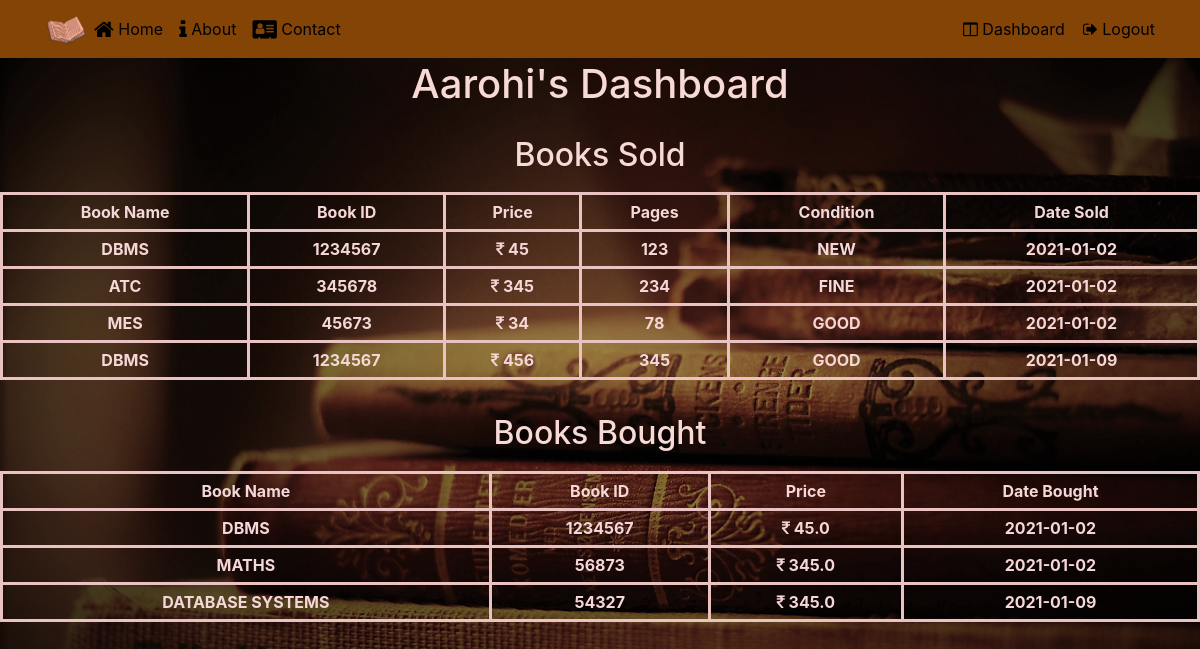
The page /dashboard (signed in) on the database its author committed.
### app.py (models this page shows)
class User(UserMixin, db.Model):
    __tablename__ = "user"
    id = db.Column(db.Integer, primary_key=True) # primary keys are required by SQLAlchemy
    email = db.Column(db.String(100), unique=True)
    password = db.Column(db.String(100))
    name = db.Column(db.String(1000))
    books = db.relationship('Book', backref='user') #one to many relationship with Book table
    transactions = db.relationship('Transaction', backref='user') #one to many relationship with Transaction table
    ratings = db.relationship('Rating', backref='user') #one to many relationship with Rating table
    book_complaints = db.relationship('Book_Complaints', backref='user') #one to many relationship with Rating table

class Transaction(UserMixin, db.Model):
    __tablename__ = "transaction"
    id = db.Column(db.Integer, primary_key=True)
    seller_id = db.Column(db.Integer, nullable=False)
    title = db.Column(db.String(1000))
    isbn = db.Column(db.String(1000))
    price = db.Column(db.Integer)
    pages = db.Column(db.Integer)
    condition = db.Column(db.String(1000))
    buyer_id = db.Column(db.Integer, db.ForeignKey('user.id'), nullable=False)
    book_id = db.Column(db.Integer, nullable=False)
    amt_sold_for = db.Column(db.Float, nullable=False)
    date_added = db.Column(db.DateTime, default=datetime.utcnow)
    order_date = db.Column(db.DateTime, nullable=False, default=datetime.utcnow)

class Book(UserMixin, db.Model):
    __tablename__ = "book"
    id = db.Column(db.Integer, primary_key=True)
    seller_id = db.Column(db.Integer, db.ForeignKey('user.id'), nullable=False)
    title = db.Column(db.String(1000))
    isbn = db.Column(db.String(1000))
    price = db.Column(db.Integer)
    pages = db.Column(db.Integer)
    condition = db.Column(db.String(1000))
    date_added = db.Column(db.DateTime, default=datetime.utcnow)
    book_transactions = db.relationship('User', backref='book')
    book_complaints = db.relationship('Book_Complaints', backref='book', cascade="all, delete-orphan")

### app.py (the view)
@app.route('/dashboard')
@login_required
def dashboard():
    books_sold = Transaction.query.filter_by(seller_id=current_user.id).all()
    book_new = Book.query.filter_by(seller_id=current_user.id).order_by(Book.date_added).all()
    if book_new:
        for book in book_new:
            books_sold.append(book)
    books_bought = Transaction.query.filter_by(buyer_id=current_user.id).all()
    return render_template('dashboard.html', name=current_user.name,  books=books_sold, transactions=books_bought)

### app.py (called while the page is built)
def login_required(f):
    @wraps(f)
    def wrap(*args, **kwargs):
        if 'logged_in' in session:
            return f(*args, **kwargs)
        else:
            flash('You need to login first.')
            return redirect(url_for('login'))
    return wrap

@login_manager.user_loader
def user_loader(user_id):
    return User.query.get(user_id)

### templates/dashboard.html (shortened to what this page needs)
{% extends 'base.html' %}
{% block home%}
<li class="nav-item" ><a class="nav-link" href="/user" style="color:#000000;"><span class="fa fa-home fa-lg" ></span> Home</a></li>
{% endblock %}
{% block head %}
<span class="navbar-text">
    <a id="loginModal" href = "/dashboard" style="color:#000000;">
    <span class="fa fa-columns"></span> Dashboard </a>
</span>
<span class="navbar-text">
    &nbsp;&nbsp;&nbsp;<a id="signOutButton" href = "/logout" style="color:#000000;">
    <span class="fa fa-sign-out"></span> Logout </a>
</span>
{% endblock %}
{% block body %}
        <div class="container">
            <div class="row row-header">
                <div class="col-12">
                    <h1 style = "text-transform:capitalize; text-align: center; padding: 10px;"> {{name}}'s Dashboard</h1>
                </div>
            </div>
        </div>
<h2>Books Sold</h2>
{% if books|length < 1 %}
    <h4 style="text-align: center; color:#f5d7d7; padding: 5px;">You haven't sold any books yet</h4>
{% else %}
    <table style="color:#f5d7d7; padding: 5px;">
        <tr>
            <th>Book Name</th>
            <th>Book ID</th>
            <th>Price</th>
            <th>Pages</th>
            <th>Condition</th>
            <th>Date Sold</th>
        </tr>
        {% for book in books %}
            <tr style="text-transform: uppercase;">
                <td>{{ book.title }}</td>
                <td>{{ book.isbn }}</td>
                <td><i class="fa fa-inr"></i>&nbsp;{{ book.price }}</td>
                <td>{{ book.pages }}</td>
                <td>{{ book.condition }}</td>
                <td>{{ book.date_added.date() }}</td>
            </tr>
        {% endfor %}
    </table>
{% endif %}
<br>
<h2>Books Bought</h2>
{% if transactions|length < 1 %}
    <h4 style="text-align: center; color:#f5d7d7; padding: 5px;">You haven't bought any books yet</h4>
{% else %}
<table style="color:#f5d7d7; padding: 5px;">
    <tr>
        <th>Book Name</th>
        <th>Book ID</th>
        <th>Price</th>
        <th>Date Bought</th>
    </tr>
    {% for book in transactions %}
        <tr style="text-transform: uppercase;">
            <td>{{ book.title }}</td>
            <td>{{ book.isbn }}</td>
            <td><i class="fa fa-inr"></i>&nbsp;{{ book.amt_sold_for }}</td>
            <td>{{ book.order_date.date() }}</td>
        </tr>
    {% endfor %}
</table>
{% endif %}
{% endblock %}

### static/css/main.css (style rules this page uses)
.row-header { margin: 0px auto; padding: 0px 0px; }
body { padding: 50px 0px 0px 0px; z-index: 0; background-image: url(../img/images/wall.jpg); overflow-x: hidden; }
body,html { overflow-x: hidden; }
.navbar-light .navbar-nav .nav-item { color: #FFFFFF; }
table, td, th { border: 3px solid #aaa; }
table { border-collapse: collapse; width: 100%; }
th { height: 30px; text-align: center; font-weight: bold; }
td { text-align: center; padding: 5px; font-weight: bold; }

### templates/dashboard.html (style rules this page uses)
h1 { padding: 10px; text-align: center; color: #f7d9d6; }
h2 { padding: 10px; text-align: center; color: #f7d9d6; }
table, td, th { border: 3px solid rgb(233, 194, 194); padding: 5px; }
body { background-image: url('/static/img/images/6.png'); }

### rows shown on the page
User: name "Aarohi"
Transaction: title "DBMS", isbn "1234567", price "45", pages "123", condition "NEW", date_added "2021-01-02", amt_sold_for "45.0", order_date "2021-01-02"
Transaction: title "ATC", isbn "345678", price "345", pages "234", condition "FINE", date_added "2021-01-02"
Transaction: title "MES", isbn "45673", price "34", pages "78", condition "GOOD", date_added "2021-01-02"
Book: title "DBMS", isbn "1234567", price "456", pages "345", condition "GOOD", date_added "2021-01-09"
Transaction: title "MATHS", isbn "56873", amt_sold_for "345.0", order_date "2021-01-02"
Transaction: title "DATABASE SYSTEMS", isbn "54327", amt_sold_for "345.0", order_date "2021-01-09"
